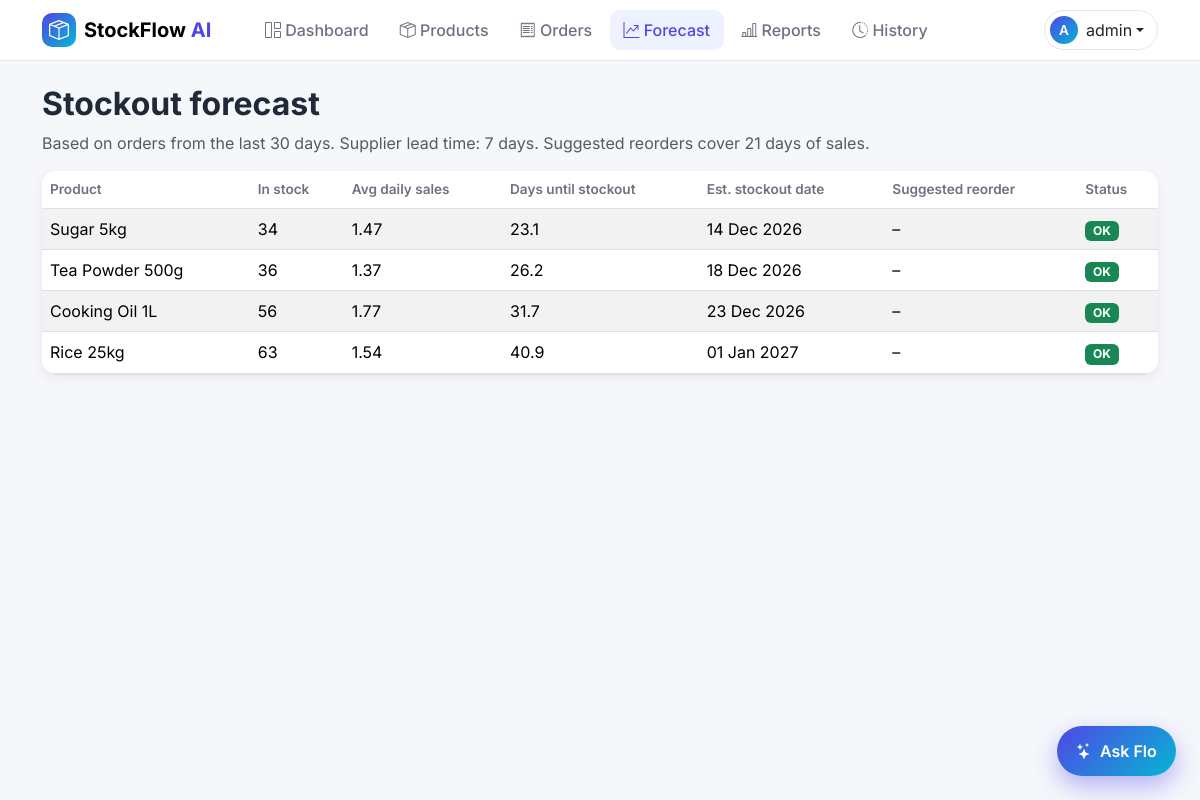
The page /forecast (signed in) on the database as committed earlier.
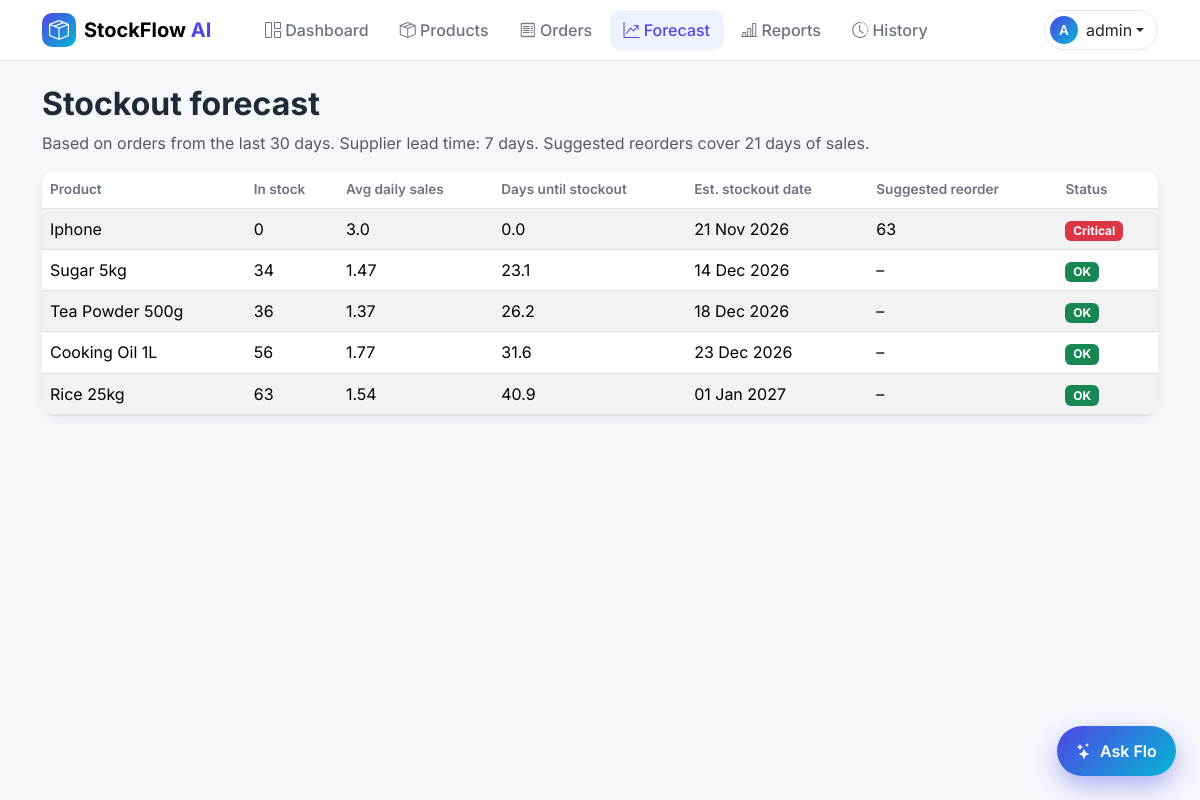
The same page on the database as committed later.
### app/models.py (models this page shows, shortened)
class Product(db.Model):
    id = db.Column(db.Integer, primary_key=True)
    name = db.Column(db.String(120), unique=True, nullable=False)
    quantity = db.Column(db.Integer, nullable=False, default=0)
    price = db.Column(db.Float, nullable=False)
    reorder_level = db.Column(db.Integer, nullable=False, default=10)
    is_active = db.Column(db.Boolean, nullable=False, default=True)

### app/tools.py (the view)
    @app.route("/forecast")
    @login_required
    def forecast():
        return render_template(
            "forecast.html",
            rows=forecast_products(),
            window_days=WINDOW_DAYS,
            lead_time_days=LEAD_TIME_DAYS,
            cover_days=COVER_DAYS,
        )

### app/auth.py (called while the page is built)
@login_manager.user_loader
def load_user(user_id):
    return db.session.get(User, int(user_id))

### app/forecast.py (called while the page is built)
def as_utc(value):
    if value is not None and value.tzinfo is None:
        return value.replace(tzinfo=timezone.utc)
    return value

def sales_by_product(now, window_days):
    since = now - timedelta(days=window_days)
    units = func.sum(-StockMovement.change).label("units")
    first_sale = func.min(StockMovement.created_at).label("first_sale")
    query = (
        select(StockMovement.product_id, units, first_sale)
        .where(StockMovement.reason == "order", StockMovement.created_at >= since)
        .group_by(StockMovement.product_id)
    )
    return {
        row.product_id: (row.units, as_utc(row.first_sale))
        for row in db.session.execute(query)
    }

def classify(days_left, lead_time_days):
    if days_left <= lead_time_days:
        return "critical"
    if days_left <= lead_time_days * 2:
        return "warning"
    return "ok"

### app/models.py (called while the page is built)
    @property
    def is_admin(self):
        return self.role == "admin"

### app/templates/forecast.html (shortened to what this page needs)
{% extends "base.html" %}
{% block content %}
    <h1>Stockout forecast</h1>
    <p class="text-muted">
        Based on orders from the last {{ window_days }} days.
        Supplier lead time: {{ lead_time_days }} days.
        Suggested reorders cover {{ lead_time_days + cover_days }} days of sales.
    </p>
    <table class="table table-striped mt-3 align-middle">
        <thead>
            <tr>
                <th>Product</th>
                <th>In stock</th>
                <th>Avg daily sales</th>
                <th>Days until stockout</th>
                <th>Est. stockout date</th>
                <th>Suggested reorder</th>
                <th>Status</th>
            </tr>
        </thead>
        <tbody>
            {% for row in rows %}
                <tr>
                    <td>{{ row.product.name }}</td>
                    <td>{{ row.product.quantity }}</td>
                    <td>{{ row.daily_demand }}</td>
                    <td>{{ row.days_left if row.days_left is not none else "–" }}</td>
                    <td>{{ row.stockout_date.strftime("%d %b %Y") if row.stockout_date else "–" }}</td>
                    <td>{{ row.suggested_order or "–" }}</td>
                    <td>
                        {% if row.status == "critical" %}
                            <span class="badge bg-danger">Critical</span>
                        {% elif row.status == "warning" %}
                            <span class="badge bg-warning text-dark">Warning</span>
                        {% elif row.status == "ok" %}
                            <span class="badge bg-success">OK</span>
                        {% else %}
                            <span class="badge bg-secondary">No sales data</span>
                        {% endif %}
                    </td>
                </tr>
            {% else %}
                <tr><td colspan="7">No products yet.</td></tr>
            {% endfor %}
        </tbody>
    </table>
{% endblock %}

Rows that differ between the two databases and show on the page:
added Product: product.name "Iphone", product.quantity "0"
Other text that changed with them:
new list line: "3.0 0.0 21 Nov 2026 63 Critical"
new list line: "Cooking Oil 1L 56"
new list line: "1.77 31.6 23 Dec 2026 – OK"
list line gone: "Cooking Oil 1L 56"
list line gone: "1.77 31.7 23 Dec 2026 – OK"
